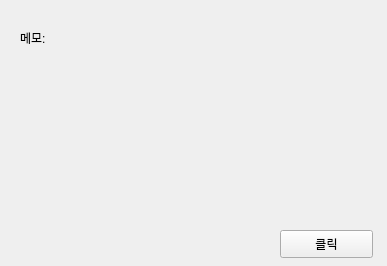
<?xml version="1.0" encoding="UTF-8"?>
<ui version="4.0">
 <class>Form</class>
 <widget class="QWidget" name="Form">
  <property name="geometry">
   <rect>
    <x>0</x>
    <y>0</y>
    <width>387</width>
    <height>266</height>
   </rect>
  </property>
  <property name="windowTitle">
   <string>Form</string>
  </property>
  <widget class="QLabel" name="label">
   <property name="geometry">
    <rect>
     <x>20</x>
     <y>30</y>
     <width>64</width>
     <height>15</height>
    </rect>
   </property>
   <property name="text">
    <string>메모:</string>
   </property>
  </widget>
  <widget class="QPushButton" name="btn1">
   <property name="geometry">
    <rect>
     <x>280</x>
     <y>230</y>
     <width>93</width>
     <height>28</height>
    </rect>
   </property>
   <property name="text">
    <string>클릭</string>
   </property>
  </widget>
 </widget>
 <resources/>
 <connections/>
</ui>
